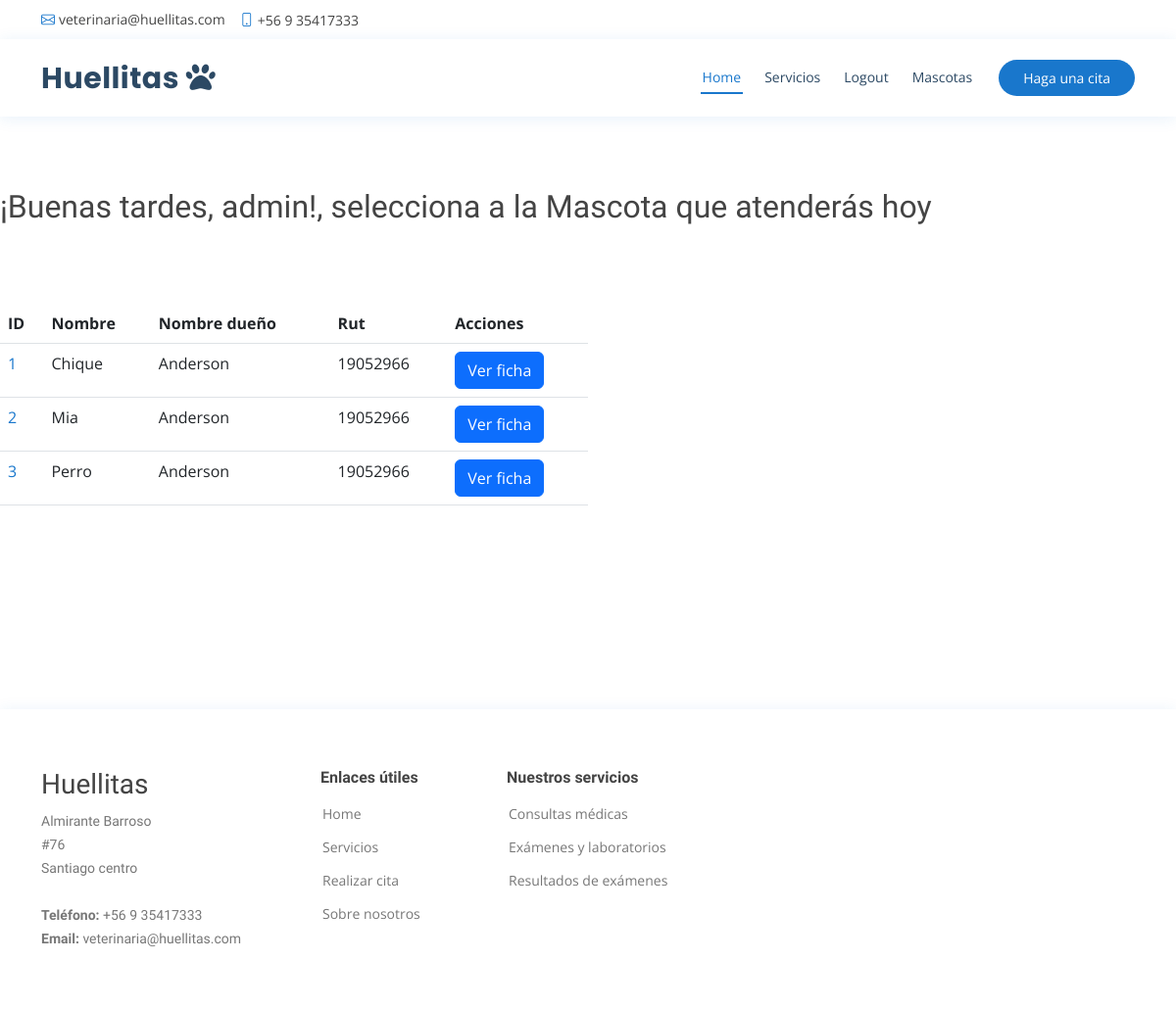
Page /mascota (signed in) on the committed database.
### veterinaria/models.py (models this page shows)
class Mascota(models.Model):
    nombre = models.CharField(max_length=50)
    tipo = models.CharField(max_length=30)
    raza = models.CharField(max_length=30)
    edad = models.CharField(max_length=2)
    patologias = models.TextField(blank=True)
    dueno = models.ForeignKey(Dueno, on_delete=models.CASCADE)

class Dueno(models.Model):
    rut = models.CharField(max_length=9, primary_key=True)
    nombre = models.CharField(max_length=50)
    apellido = models.CharField(max_length=50)
    telefono = models.CharField(max_length=9)
    direccion = models.CharField(max_length=200)

### veterinaria/views.py (the view)
# urls.py: path('mascota', views.mascota, name='mascota'),
def mascota(request):
    if not request.session.has_key('username'):
        return HttpResponseRedirect('/signin')
    username = request.session['username']
    fecha=datetime.datetime.now()
    hora=fecha.hour
    mascota = Mascota.objects.all().order_by("id")
    context = {
        "username": username,
        "saludos":hora,
        "mascota" : mascota
    }
    return render(request, 'mascota.html', context=context)

### veterinaria/templates/mascota.html (shortened to what this page needs)
{% include "header.html" %}
{% load static %}
        {% if saludos >= 0 and saludos < 12 %}
        <h2>¡Buenos días, {{ username }}!, selecciona a la Mascota que atenderás hoy</h2>
        {% elif saludos >= 12 and saludos < 20 %}
        <h2>¡Buenas tardes, {{ username }}!, selecciona a la Mascota que atenderás hoy </h2>
        {% elif saludos >= 20 and saludos < 24 %}
        <h2>¡Buenas noches, {{ username }}!, selecciona a la Mascota que atenderás hoy </h2>
        {% endif %}
<div class="col-lg-6 col-sm-6">
        <table class="table" >
                <tbody>
                        <tr>
                            <th>ID</th>
                            <th>Nombre</th>
                            <th>Nombre dueño</th>
                            <th>Rut</th>
                            <th>Acciones</th>
                        </tr>
        {% for mascota in mascota%}
        <tbody>
                <tr>
                        <td><a href="{% url 'home' %}">{{mascota.id}} </a></li></td>
                        <td>{{mascota.nombre}} </td>
                        <td>{{mascota.dueno.nombre}} </td>
                        <td>{{mascota.dueno.rut}} </td>
                        <td>
                                <a class="btn btn-primary" href="{% url 'mascota_detail'  mascota.id %}"
                                >Ver ficha </a>
                        </td>
                </tr>
        {% endfor %}
        </table>
</div>
{% include "footer.html" %}

### veterinaria/templates/header.html (shortened to what this page needs)
<!DOCTYPE html>
<html lang="es">
    <head>
        {% load static %}
        <link rel="stylesheet" href="https://cdn.jsdelivr.net/npm/bootstrap@5.2.2/dist/css/bootstrap.min.css">
        <link href="{% static 'fontawesome-free/css/all.min.css' %}" rel="stylesheet" />
        <link href="{% static 'bootstrap/css/bootstrap.min.css' %}" rel="stylesheet" />
        <link href="{% static 'bootstrap-icons/bootstrap-icons.css' %}" rel="stylesheet" />
        <link href="{% static 'css/style.css' %}" rel="stylesheet" />
    </head>
    <body>
        <div id="topbar" class="d-flex align-items-center fixed-top">
            <div class="container d-flex justify-content-between">
            <div class="contact-info d-flex align-items-center">
                <i class="bi bi-envelope"></i> <a href="mailto:contact@example.com">veterinaria@huellitas.com</a>
                <i class="bi bi-phone"></i> +56 9 35417333
            </div>
            </div>
        </div>
        <header id="header" class="fixed-top">
            <div class="container d-flex align-items-center">
            <h1 class="logo me-auto"><a href="{% url 'home' %}">Huellitas <i class="fa fa-paw color-huella" aria-hidden="true"></i></a></h1>
            <nav id="navbar" class="navbar order-last order-lg-0">
                <ul>
                <li><a class="nav-link scrollto active" href="{% url 'home' %}">Home</a></li>
                <li><a class="nav-link scrollto" href="{% url 'servicios' %}">Servicios</a></li>
               {% if user.is_authenticated %}
                 <li><a class="nav-link scrollto" href="{% url 'logout' %}">Logout</a></li>
                 <li><a class="nav-link scrollto" href="{% url 'mascota' %}">Mascotas</a></li>
                {% else %}
                 <li><a class="nav-link scrollto" href="{% url 'signup' %}">Registrarse</a></li>
                 <li><a class="nav-link scrollto" href="{% url 'signin' %}">Entrar</a></li>
                {% endif %}
                </ul>
            </nav>
            <a href="{% url 'agendarcita' %}" class="appointment-btn scrollto"><span class="d-none d-md-inline">Haga una</span> cita</a>
            </div>
        </header>
    </body>
</html>

### veterinaria/templates/footer.html (shortened to what this page needs)
<footer id="footer">
    <div class="footer-top">
      <div class="container">
        <div class="row">
          <div class="col-lg-3 col-md-6 footer-contact">
            <h3>Huellitas</h3>
            <p>
              Almirante Barroso <br>
              #76 <br>
              Santiago centro <br><br>
              <strong>Teléfono:</strong> +56 9 35417333<br>
              <strong>Email:</strong> veterinaria@huellitas.com<br>
            </p>
          </div>
          <div class="col-lg-2 col-md-6 footer-links">
            <h4>Enlaces útiles</h4>
            <ul>
              <li> <a href="{% url 'home' %}">Home</a></li>
              <li> <a href="{% url 'servicios' %}">Servicios</a></li>
              <li> <a href="{% url 'agendarcita' %}">Realizar cita</a></li>
              <li> <a href="#">Sobre nosotros</a></li>
            </ul>
          </div>
          <div class="col-lg-3 col-md-6 footer-links">
            <h4>Nuestros servicios</h4>
            <ul>
              <li> <a href="#">Consultas médicas</a></li>
              <li> <a href="#">Exámenes y laboratorios</a></li>
              <li> <a href="#">Resultados de exámenes</a></li>
            </ul>
          </div>
        </div>
      </div>
    </div>
</footer>
{% load static %}

### static/css/style.css (style rules this page uses)
body { font-family: "Open Sans", sans-serif; color: #444444; }
a { color: #1977cc; text-decoration: none; }
h1, h2, h3, h4, h5, h6 { font-family: "Raleway", sans-serif; }
#topbar { background: #fff; height: 40px; font-size: 14px; transition: all 0.5s; z-index: 996; }
#topbar .contact-info a { line-height: 1; color: #444444; transition: 0.3s; }
#topbar .contact-info i { color: #1977cc; padding-right: 4px; margin-left: 15px; line-height: 0; }
#topbar .contact-info i:first-child { margin-left: 0; }
#header { background: #fff; transition: all 0.5s; z-index: 997; padding: 15px 0; top: 40px; box-shadow: 0px 2px 15px rgba(25, 119, 204, 0.1); }
#header .logo { font-size: 30px; margin: 0; padding: 0; line-height: 1; font-weight: 700; letter-spacing: 0.5px; font-family: "Poppins", sans-serif; }
#header .logo a { color: #2c4964; }
.appointment-btn { margin-left: 25px; background: #1977cc; color: #fff; border-radius: 50px; padding: 8px 25px; white-space: nowrap; transition: 0.3s; font-size: 14px; display: inline-block; }
.navbar { padding: 0; }
.navbar ul { margin: 0; padding: 0; display: flex; list-style: none; align-items: center; }
.navbar li { position: relative; }
.navbar>ul>li { position: relative; white-space: nowrap; padding: 8px 0 8px 20px; }
.navbar a, .navbar a:focus { display: flex; align-items: center; justify-content: space-between; font-size: 14px; color: #2c4964; white-space: nowrap; transition: 0.3s; border-bottom: 2px solid #fff; padding: 5px 2px; }
.navbar a:hover, .navbar .active, .navbar .active:focus, .navbar li:hover>a { color: #1977cc; border-color: #1977cc; }
#footer { color: #444444; font-size: 14px; background: #f1f7fd; }
#footer .footer-top { padding: 60px 0 30px 0; background: #fff; box-shadow: 0px 2px 15px rgba(25, 119, 204, 0.1); }
#footer .footer-top .footer-contact { margin-bottom: 30px; }
#footer .footer-top .footer-contact p { font-size: 14px; line-height: 24px; margin-bottom: 0; font-family: "Raleway", sans-serif; color: #777777; }
#footer .footer-top h4 { font-size: 16px; font-weight: bold; color: #444444; position: relative; padding-bottom: 12px; }
#footer .footer-top .footer-links { margin-bottom: 30px; }
#footer .footer-top .footer-links ul { list-style: none; padding: 0; margin: 0; }
#footer .footer-top .footer-links ul li { padding: 10px 0; display: flex; align-items: center; }
#footer .footer-top .footer-links ul li:first-child { padding-top: 0; }
#footer .footer-top .footer-links ul a { color: #777777; transition: 0.3s; display: inline-block; line-height: 1; }
.color-huella { color: #2c4964 }

### rows in the picture
Mascota: id "1", nombre "Chique", dueno.nombre "Anderson", dueno.rut "19052966"
Mascota: id "2", nombre "Mia", dueno.nombre "Anderson", dueno.rut "19052966"
Mascota: id "3", nombre "Perro", dueno.nombre "Anderson", dueno.rut "19052966"

### other values in the picture
{{ username }} "admin"
